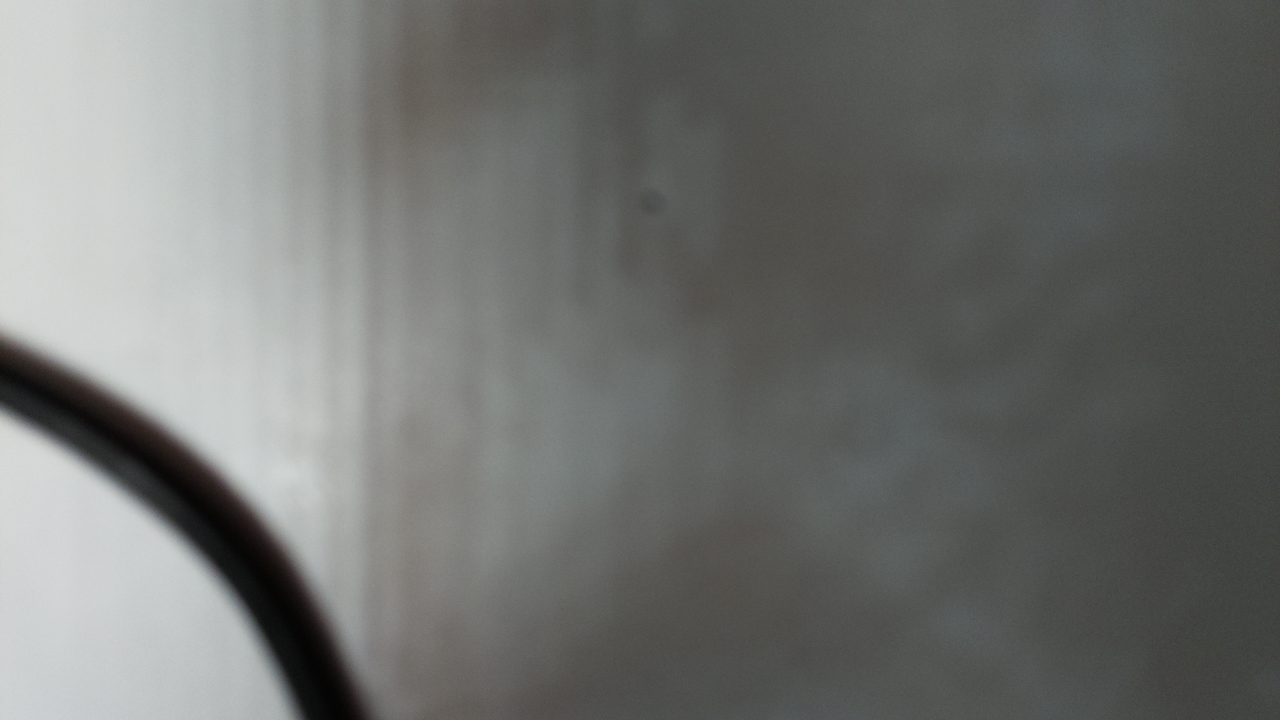
#> input picture hi/Chick1.jpg, 1280 x 720 px; its folder holds only this picture in this run
$ python 'import cv2.py'
#> lines starting #> are read from the running program, lines starting #| are printed output that depends on the picture; after the words box and inside, x2 and y2 are one past the last pixel; in counts of white or black regions, pixels touching at a corner belong together
import cv2
import numpy as np

# Read image
for frame_num in range(1, 3):
    img = f'hi/Chick{frame_num}.jpg'
    print(img)
    try:
        img = cv2.imread(img)
#> img is the input picture: shape (720, 1280, 3); mean B, G, R 111.8, 114.2, 112.4

        # threshold red
        lower = np.array([0, 0, 0])
        upper = np.array([40, 40, 255])
        thresh = cv2.inRange(img, lower, upper)
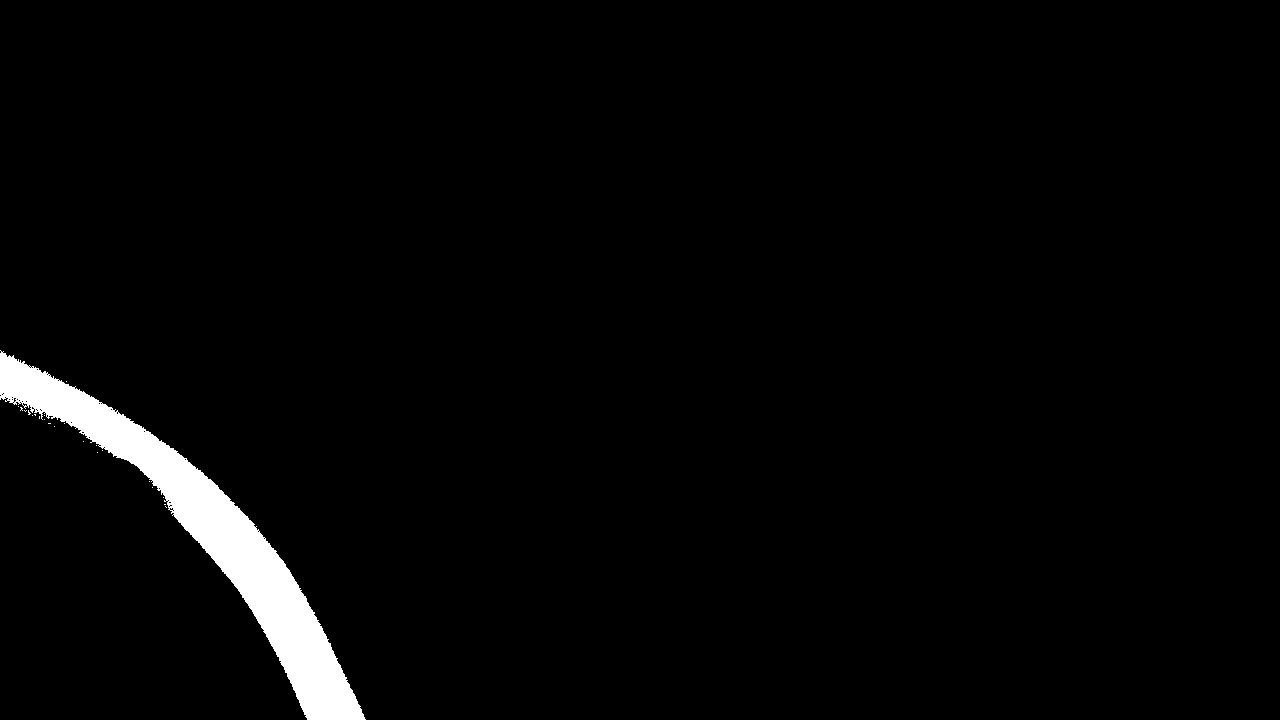
#> thresh: shape (720, 1280); 2.5% white; 23 white regions (22 under 20 px), largest, box (x1, y1, x2, y2) and area: (0, 350, 366, 720) 23193

        # Change non-red to white
        result = img.copy()
        result[thresh != 255] = (255,255,255)
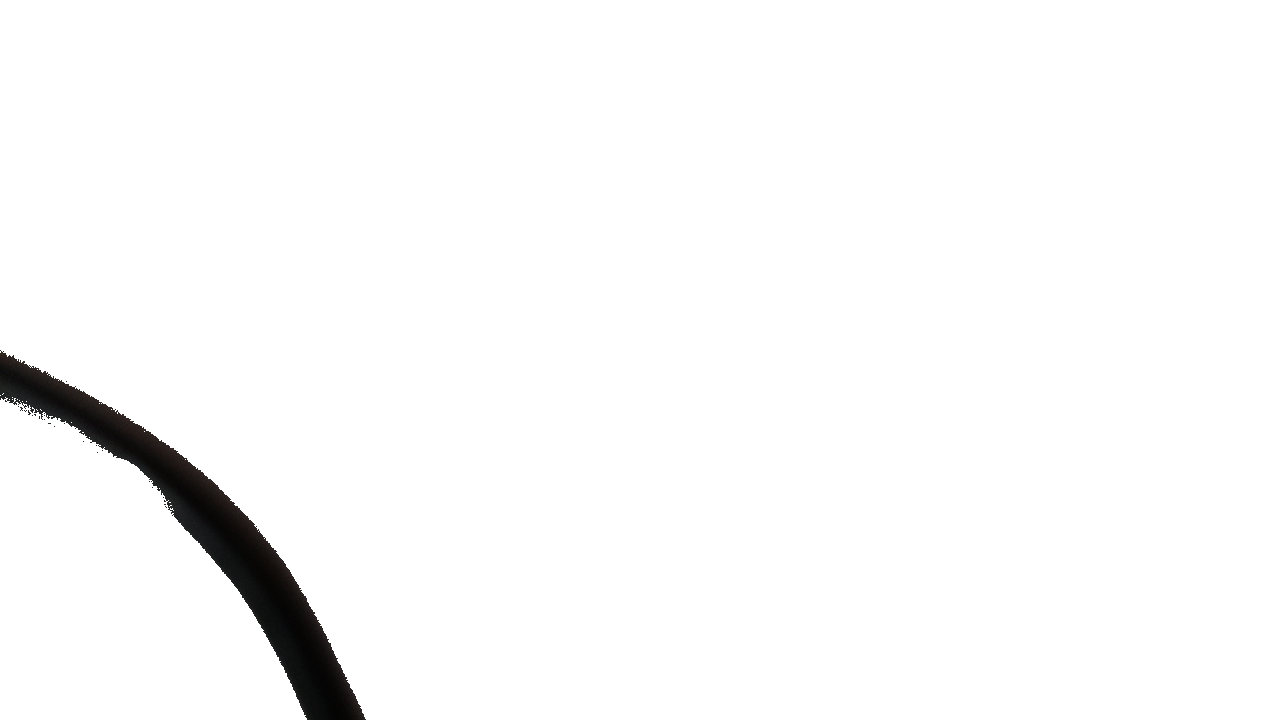
#> result: shape (720, 1280, 3); mean B, G, R 249, 249, 249.1

        # save results
        cv2.imwrite('color.jpg', thresh)
        cv2.imwrite('color.jpg', result)

        cv2.imshow('thresh', thresh)
        cv2.imshow('result', result)
        cv2.waitKey(0)
        cv2.destroyAllWindows()
    except:
        pass
